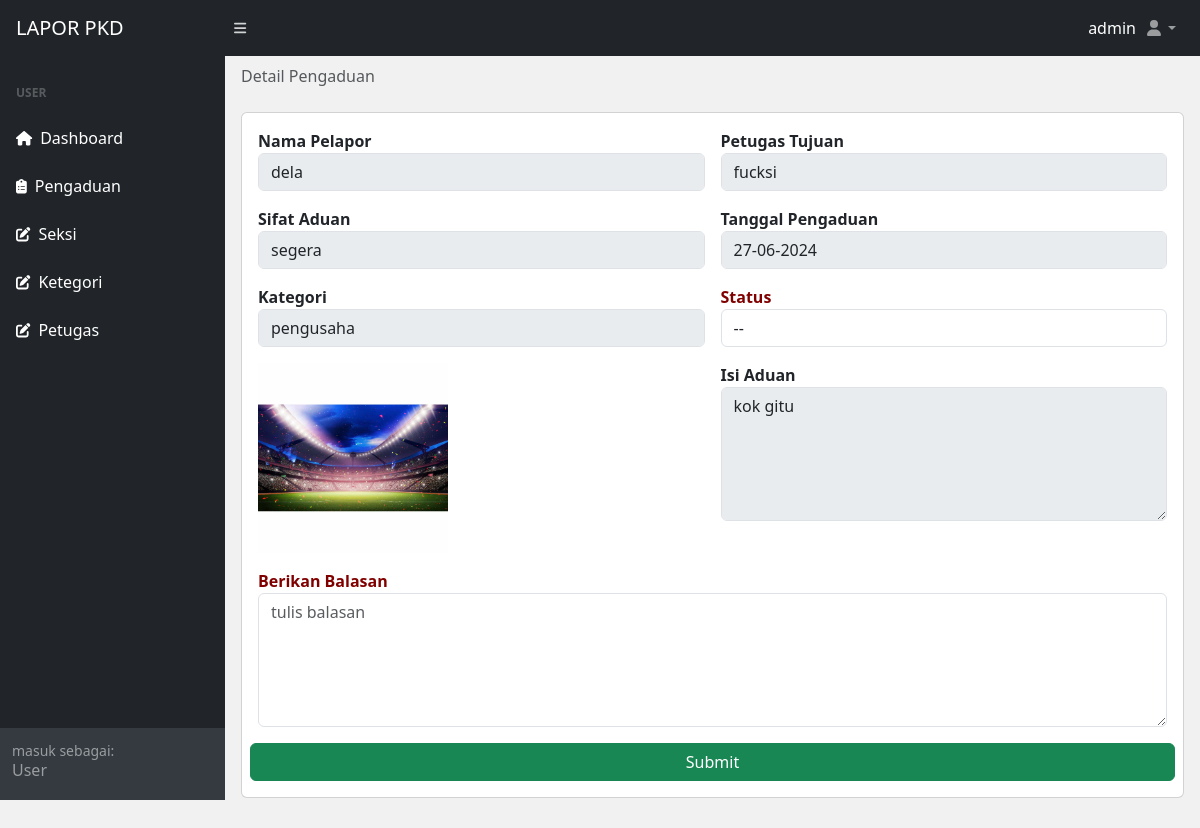
/admin/detail.php?id_aduan=3 (signed in), run on the app's committed database.
### tables this page shows
CREATE TABLE `aduan` (
  `id_aduan` int(11) NOT NULL,
  `petugas` varchar(55) NOT NULL,
  `nama_pelapor` varchar(55) NOT NULL,
  `isi_aduan` varchar(1000) NOT NULL,
  `sifat_aduan` varchar(25) NOT NULL,
  `tanggal_pengaduan` varchar(55) NOT NULL,
  `gambar` varchar(55) NOT NULL,
  `balasan` varchar(1000) NOT NULL,
  `kategori_aduan` varchar(55) NOT NULL,
  `status` varchar(55) NOT NULL
);

### admin/detail.php (the view, shortened to what this page needs)
<?php
include("../database/db.php");
?>
<!DOCTYPE html>
<html lang="en">
<head>
  <?php include('./include/meta.php') ?>
</head>
<body class="sb-nav-fixed">
  <?php include('./include/nav.php') ?>
  <div id="layoutSidenav">
    <?php include('./include/sidenav.php') ?>
    <div id="layoutSidenav_content">
      <main>
        <div class="container-fluid px-3">
          <ol class="breadcrumb mb-4 mt-2">
            <li class="breadcrumb-item active">Detail Pengaduan</li>
          </ol>
          <div class="card">
            <div class="card-body">
              <?php
                $id_aduan = $_GET['id_aduan'];
                $edit = mysqli_query($conn, "SELECT * FROM aduan WHERE id_aduan = '$id_aduan'");
                $row = mysqli_fetch_array($edit)
              ?>
                    <form class="row g-3" method="POST" enctype="multipart/form-data">
                      <div class="col-md-6">
                        <label for="" class="form-label-md"><b>Nama Pelapor</b></label>
                        <input type="text" class="form-control" value="<?php echo $row['nama_pelapor'] ?>" readonly />
                      </div>
                      <div class="col-md-6">
                        <label for="" class="form-label-md"><b>Petugas Tujuan</b></label>
                        <input type="text" class="form-control" value="<?php echo $row['petugas'] ?>" readonly />
                      </div>
                      <div class="col-md-6">
                        <label for="" class="form-label-md"><b>Sifat Aduan</b></label>
                        <input type="text" class="form-control" value="<?php echo $row['sifat_aduan'] ?>" readonly />
                      </div>
                      <div class="col-md-6">
                        <label for="" class="form-label-md"><b>Tanggal Pengaduan</b></label>
                        <input type="text" class="form-control" value="<?php echo $row['tanggal_pengaduan'] ?>" readonly />
                      </div>
                      <div class="col-md-6">
                        <label for="" class="form-label-md"><b>Kategori</b></label>
                        <input type="text" class="form-control" value="<?php echo $row['kategori_aduan'] ?>" readonly />
                      </div>
                      <div class="col-md-6">
                        <label for="" class="form-label-md"><b><span style="color: maroon;">Status</span></b></label>
                        <select name="status" class="form-control" id="" required>
                          <option> -- </option>
                        </select>
                      </div>
                      <div class="col-md-6">
                        <img src="./../user/foto/<?= $row['gambar'] ?>" width="190px" alt="" onClick="openOverlay(this)">
                      </div>
                      <div class="col-md-6">
                        <label for="" class="form-label-md"><b>Isi Aduan</b></label>
                        <textarea name="" class="form-control" readonly id="" cols="30" rows="5"><?php echo $row['isi_aduan'] ?></textarea>
                      </div>
                      <div class="col-md-12">
                        <label for="" class="form-label-md"><b><span style="color: maroon;">Berikan Balasan</span></b></label>
                        <textarea name="balasan" class="form-control" id="" cols="30" rows="5" placeholder="tulis balasan"></textarea>
                      </div>
                      <input type="submit" name="submit" class="btn btn-success">
                    </form>
            </div>
          </div>
        </div>
      </main>
    </div>
  </div>
</body>
</html>

### admin/detail.php (style rules this page uses)
body { background-color: #f1f1f1; }

### data on the page
aduan: nama_pelapor "dela", petugas "fucksi", sifat_aduan "segera", tanggal_pengaduan "27-06-2024", kategori_aduan "pengusaha", gambar (picture), isi_aduan "kok gitu"

### other printed values
$_SESSION['admin']['nama'] "admin"
